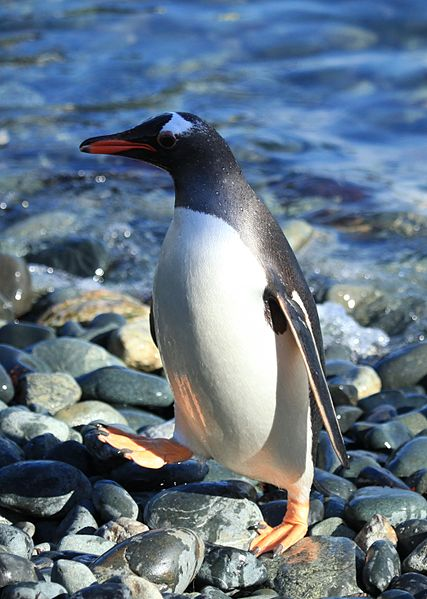
#> input picture labTensorFlow/pinguin.jpg, 427 x 599 px
$ python filterCircuitsCV.py pinguin.jpg
#> lines starting #> are read from the running program, lines starting #| are printed output that depends on the picture
#!/usr/bin/evn python3

import cv2 as cv
import sys

img = cv.imread(sys.argv[1], 1)
#> img is the input picture: shape (599, 427, 3); mean B, G, R 134, 118.2, 101.4
print(img)
#> (printed output is left out)
cv.imshow("original", img)
gray = cv.cvtColor(img, cv.COLOR_BGR2GRAY)
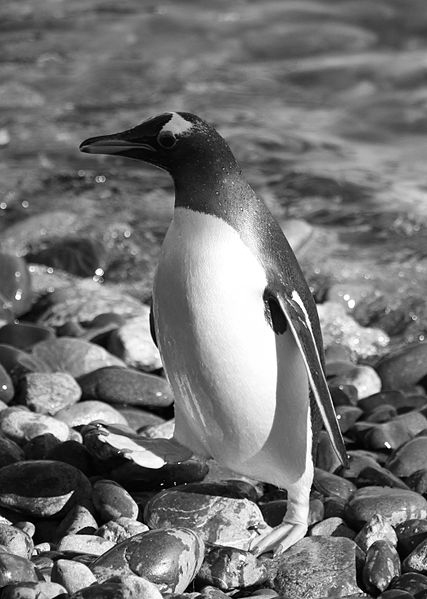
#> gray: shape (599, 427); min 0, max 255, mean 115
gray = cv.GaussianBlur(gray, (7, 7), 1.5)
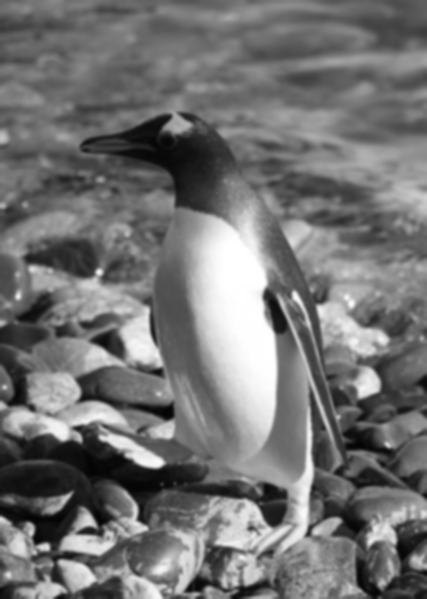
#> gray: shape (599, 427); min 3, max 255, mean 115
edges = cv.Canny(gray, 0, 50)
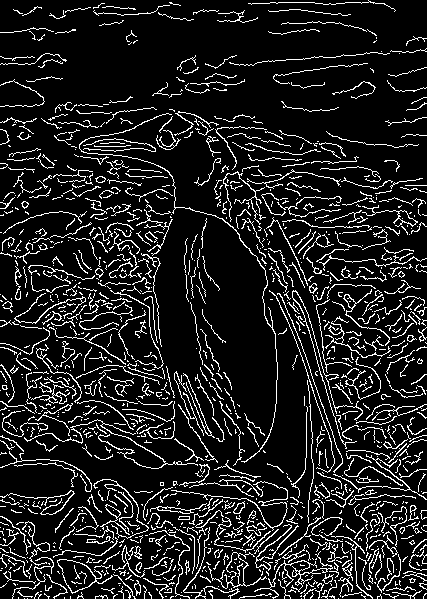
#> edges: shape (599, 427); 12.4% white in thin lines or dots
cv.imshow("edges", edges)
cv.waitKey()
